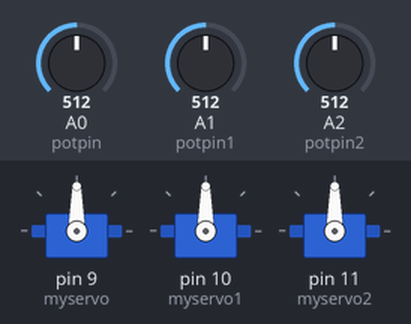
The sketch below on a simulated Arduino Uno, built with avr-gcc and run on an emulated ATmega328P. Shown: 3 × servo. Inputs (shaded band) come from the test bench; at power-on: A0 (potpin) = 512, A1 (potpin1) = 512, A2 (potpin2) = 512.

Above: at 1.2 s.
1.3 s: A0 (potpin) set to 716
At 2.4 s:
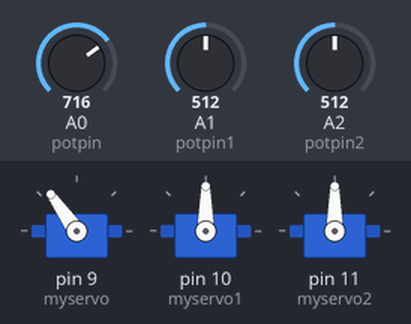
2.8 s: A1 (potpin1) set to 716
At 3.9 s:
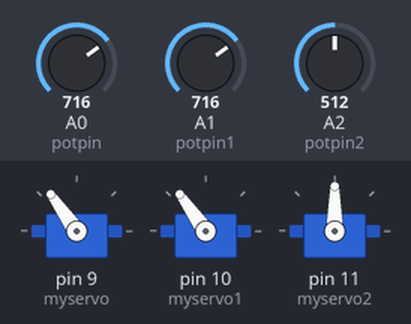
4.3 s: A2 (potpin2) set to 716
At 4.7 s:
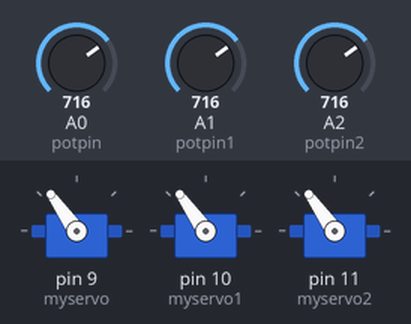
5.8 s: A0 (potpin) set to 900
At 6.2 s:
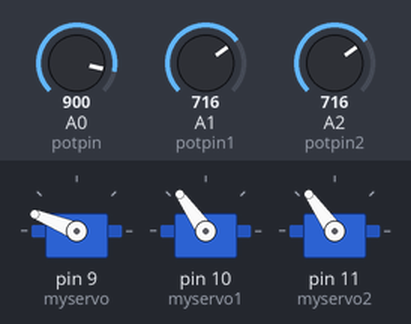
7.3 s: A1 (potpin1) set to 900
At 8.3 s:
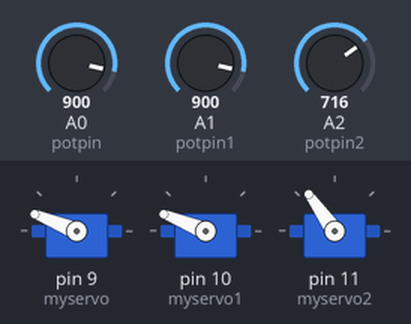
8.8 s: A2 (potpin2) set to 900
At 9.8 s:
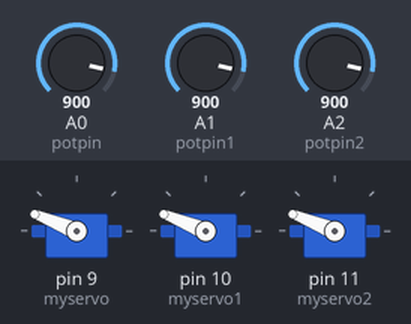
Timing chart, 0 to 11.3 s (numbered marks = the images above; inputs shaded):
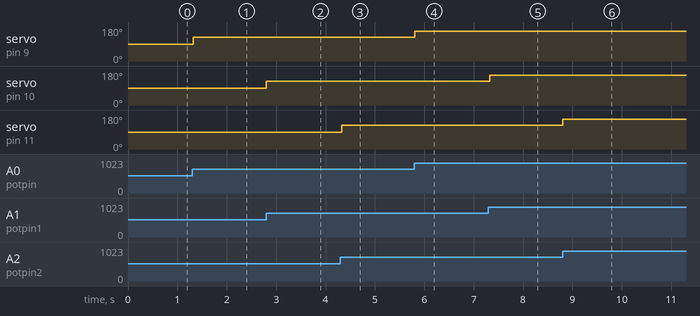

Measured:
- after the input at 1.3 s, servo on pin 9 (myservo): 90° → 125° at once
- after the input at 2.8 s, servo on pin 10 (myservo1): 90° → 125° at once
- after the input at 4.3 s, servo on pin 11 (myservo2): 90° → 125° at once
- after the input at 5.8 s, servo on pin 9 (myservo): 125° → 158° at once
- after the input at 7.3 s, servo on pin 10 (myservo1): 125° → 158° at once
- after the input at 8.8 s, servo on pin 11 (myservo2): 125° → 158° at once

The sketch:

_Triple_Knob.ino
```cpp
/*
 Controlling a servo position using a potentiometer (variable resistor)
 by Michal Rinott <http://people.interaction-ivrea.it/m.rinott>
 modified on 30 Mar 2019
 by Halil ibrahim ilhan
*/

#include <Servo.h>

Servo myservo;  // create servo object to control a servo
Servo myservo1;
Servo myservo2;

int potpin = 0;  // analog pin used to connect the potentiometer
int potpin1 = 1;
int potpin2 = 2;
int val;    // variable to read the value from the analog pin
int val1;
int val2;

void setup() {
  myservo.attach(9);  // attaches the servo on pin 9 to the servo object
  myservo1.attach(10);
  myservo2.attach(11);
}

void loop() {
  val = analogRead(potpin);            // reads the value of the potentiometer (value between 0 and 1023)
  val = map(val, 0, 1023, 0, 180);     // scale it to use it with the servo (value between 0 and 180)
  myservo.write(val);                  // sets the servo position according to the scaled value
  delay(15);                           // waits for the servo to get there

  val1 = analogRead(potpin1);            // reads the value of the potentiometer (value between 0 and 1023)
  val1 = map(val1, 0, 1023, 0, 180);     // scale it to use it with the servo (value between 0 and 180)
  myservo1.write(val1);                  // sets the servo position according to the scaled value
  delay(15);                           // waits for the servo to get there

  val2 = analogRead(potpin2);            // reads the value of the potentiometer (value between 0 and 1023)
  val2 = map(val2, 0, 1023, 0, 180);     // scale it to use it with the servo (value between 0 and 180)
  myservo2.write(val2);                  // sets the servo position according to the scaled value
  delay(15);                           // waits for the servo to get there
}
```
